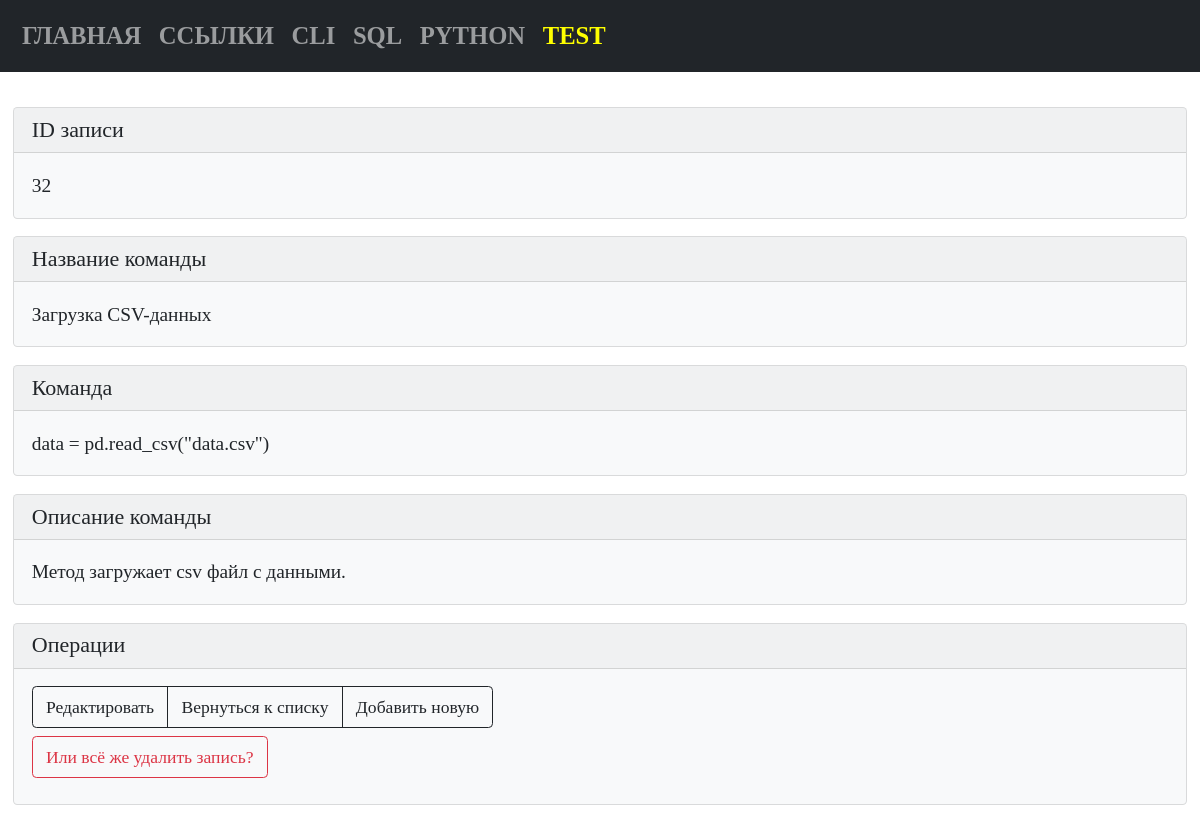
The app's page /python/view/32, older data.
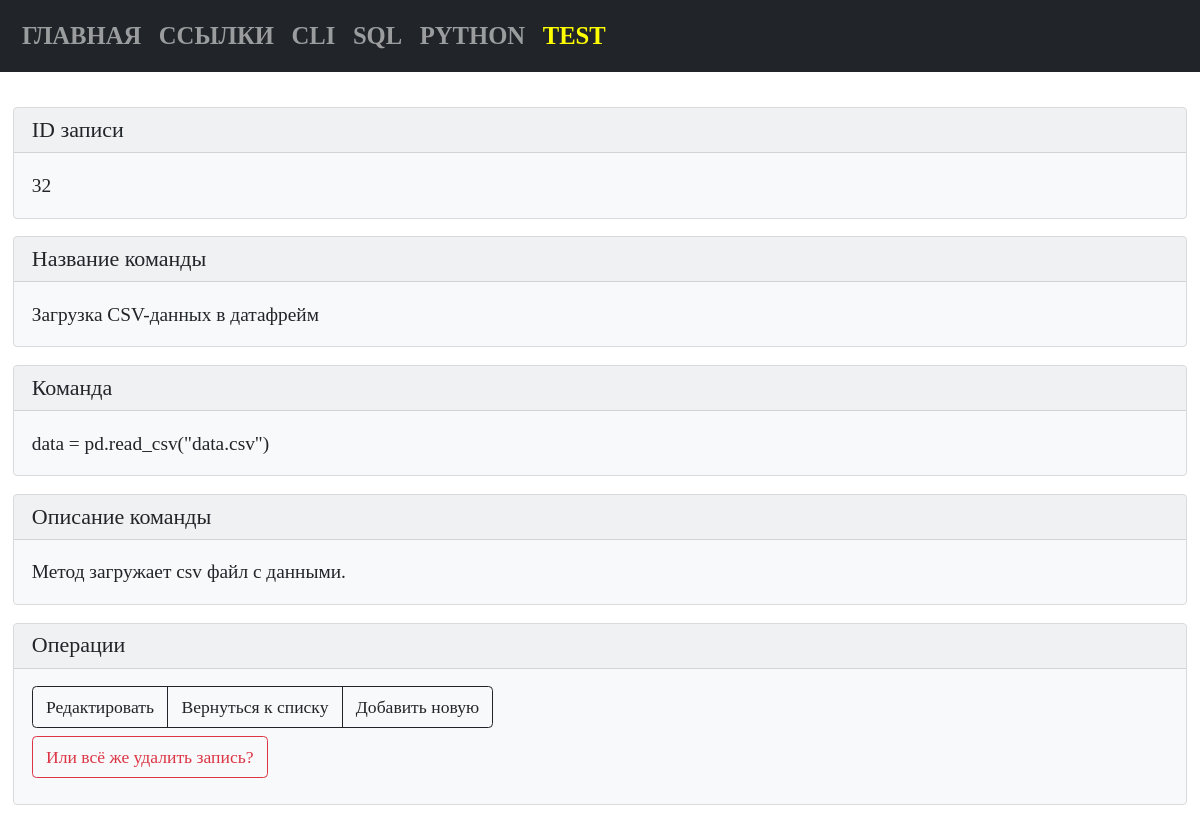
The same page, newer data.
### tables this page shows
CREATE TABLE "python" (
    "python_id" INTEGER PRIMARY KEY AUTOINCREMENT,
    "python_command" TEXT NOT NULL,
    "python_name" TEXT NOT NULL
  , "python_description" TEXT);

### modules/python/get_post_python_command.py (the view)
@bp.route("/python/view/<int:python_id>")
def get_post_python_command(python_id):
    conn = connect.get_db_connection()
    python_view = conn.execute("SELECT * FROM python WHERE python_id = ?",
                               (python_id,)).fetchone()
    conn.close()
    return render_template("python/python_view_command.html",
                           python_view=python_view)

### modules/connect.py (called while the page is built)
def get_db_connection():
    db_path = os.path.join(BASE_DIR, '../database.db')
    conn = sqlite3.connect(db_path)
    conn.row_factory = sqlite3.Row
    return conn

### templates/python/python_view_command.html (shortened to what this page needs)
{% extends 'base.html' %}
{% block content %}
<div class="card text-dark bg-light mb-3">
   <div class="card-header h5">ID записи</div>
   <div class="card-body">
      <p class="card-text">{{ python_view['python_id'] }}</p>
   </div>
</div>
<div class="card text-dark bg-light mb-3">
   <div class="card-header h5">Название команды</div>
   <div class="card-body">
      <p class="card-text">{{ python_view['python_name'] }}</p>
   </div>
</div>
<div class="card text-dark bg-light mb-3">
   <div class="card-header h5">Команда</div>
   <div class="card-body">
      <p class="card-text">{{ python_view['python_command'] }}</p>
   </div>
</div>
<div class="card text-dark bg-light mb-3">
   <div class="card-header h5">Описание команды</div>
   <div class="card-body">
      <p class="card-text">{{ python_view['python_description'] }}</p>
   </div>
</div>
<div class="card text-dark bg-light mb-3">
   <div class="card-header h5">Операции</div>
   <div class="card-body">
      <div class="btn-group pb-2" role="group" aria-label="...">
         <a href="{{ url_for('edit_python_command.edit_python_command', python_id=python_view['python_id']) }} "
            class="btn btn-outline-dark">Редактировать</a>
         <a href="{{ url_for('python_list_commands.python_list_commands') }}" class="btn btn-outline-dark">Вернуться к списку</a>
         <a href="{{ url_for('add_python_command.add_python_command') }}" class="btn btn-outline-dark">Добавить новую</a>
      </div>
      <form action="{{ url_for('delete_python_command.delete_python_command', python_id=python_view['python_id'])}}"
         method="POST" class="pb-2">
         <input type="submit" class="btn btn-outline-danger" value="Или всё же удалить запись?"
            onclick="return confirm('Вы точно уверены что хотите удалить запись?')" />
      </form>
   </div>
</div>
{% endblock %}

Row changes from the older to the newer data that the page shows:
changed python "data = pd.read_csv(\"data.csv\")": python_name "Загрузка CSV-данных" → "Загрузка CSV-данных в датафрейм"
